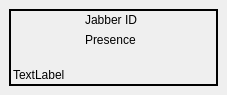
<ui version="4.0" >
 <class>tooltipwidget</class>
 <widget class="QWidget" name="tooltipwidget" >
  <property name="geometry" >
   <rect>
    <x>0</x>
    <y>0</y>
    <width>227</width>
    <height>95</height>
   </rect>
  </property>
  <property name="windowTitle" >
   <string>Form</string>
  </property>
  <layout class="QGridLayout" >
   <property name="margin" >
    <number>9</number>
   </property>
   <property name="spacing" >
    <number>6</number>
   </property>
   <item row="0" column="0" >
    <widget class="QFrame" name="frame" >
     <property name="frameShape" >
      <enum>QFrame::Box</enum>
     </property>
     <property name="frameShadow" >
      <enum>QFrame::Plain</enum>
     </property>
     <property name="lineWidth" >
      <number>2</number>
     </property>
     <property name="midLineWidth" >
      <number>0</number>
     </property>
     <layout class="QGridLayout" >
      <property name="margin" >
       <number>2</number>
      </property>
      <property name="spacing" >
       <number>6</number>
      </property>
      <item row="1" column="1" >
       <widget class="QLabel" name="status" >
        <property name="maximumSize" >
         <size>
          <width>16777215</width>
          <height>20</height>
         </size>
        </property>
        <property name="text" >
         <string>Presence</string>
        </property>
       </widget>
      </item>
      <item rowspan="3" row="0" column="0" >
       <widget class="QLabel" name="icon" >
        <property name="maximumSize" >
         <size>
          <width>66</width>
          <height>66</height>
         </size>
        </property>
        <property name="text" >
         <string/>
        </property>
       </widget>
      </item>
      <item row="3" column="0" colspan="2" >
       <widget class="QLabel" name="message" >
        <property name="text" >
         <string>TextLabel</string>
        </property>
        <property name="textFormat" >
         <enum>Qt::RichText</enum>
        </property>
        <property name="wordWrap" >
         <bool>true</bool>
        </property>
       </widget>
      </item>
      <item row="0" column="1" >
       <widget class="QLabel" name="jid" >
        <property name="maximumSize" >
         <size>
          <width>16777215</width>
          <height>20</height>
         </size>
        </property>
        <property name="text" >
         <string>Jabber ID</string>
        </property>
        <property name="scaledContents" >
         <bool>true</bool>
        </property>
        <property name="wordWrap" >
         <bool>true</bool>
        </property>
       </widget>
      </item>
     </layout>
    </widget>
   </item>
  </layout>
 </widget>
 <resources/>
 <connections/>
</ui>
